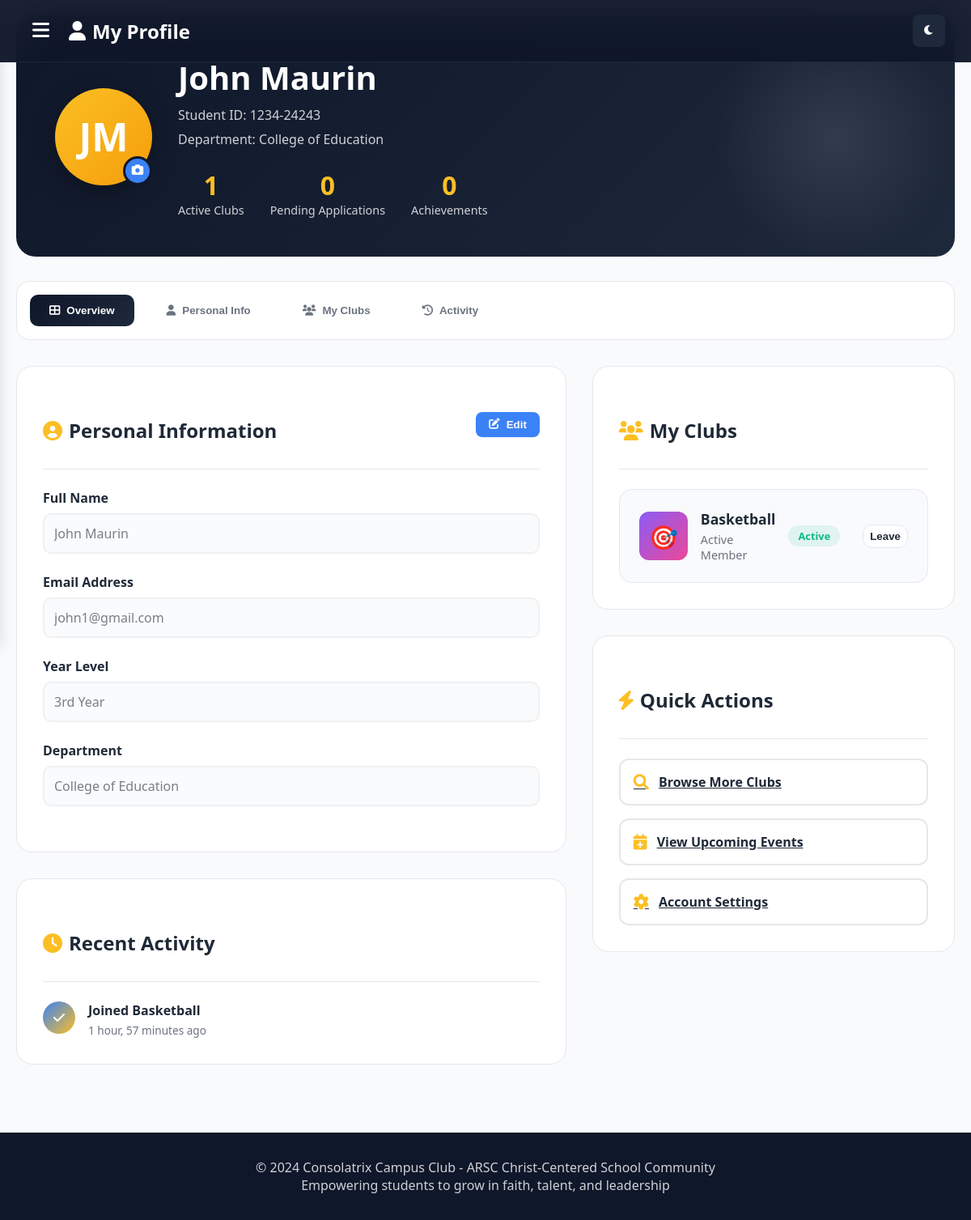
/profile/ (signed in), run on an earlier commit of the app's database.
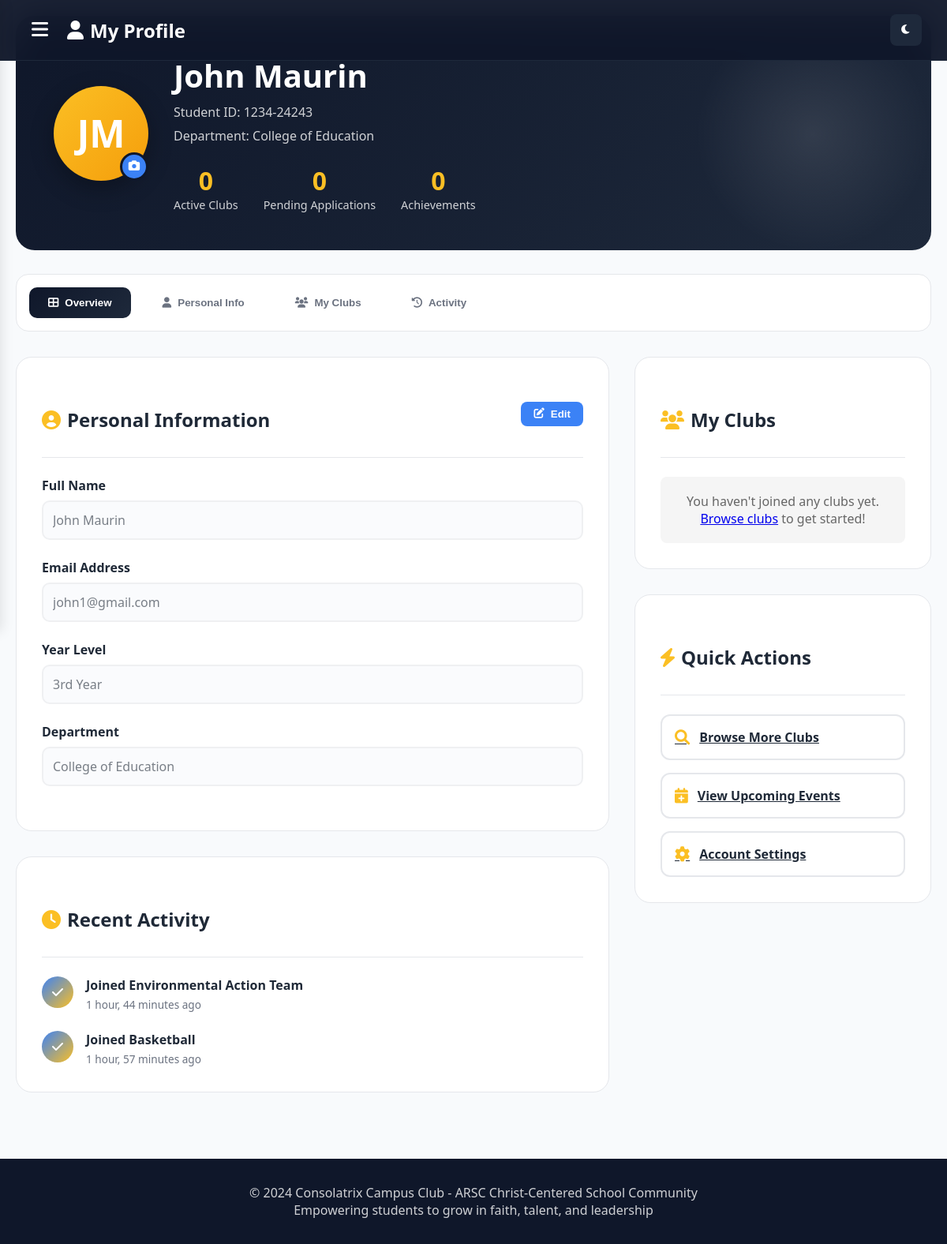
And on a later commit of the database.
### CCC/models.py (models this page shows, shortened)
class ClubApplication(models.Model):
    STATUS_PENDING = 'PENDING'
    STATUS_APPROVED = 'APPROVED'
    STATUS_REJECTED = 'REJECTED'
    STATUS_CHOICES = [
        (STATUS_PENDING, 'Pending'),
        (STATUS_APPROVED, 'Approved'),
        (STATUS_REJECTED, 'Rejected'),
    ]
    user = models.ForeignKey(
        settings.AUTH_USER_MODEL,
        on_delete=models.CASCADE,
        related_name='club_applications'
    )
    club = models.ForeignKey(Club, on_delete=models.CASCADE, related_name='applications')
    message = models.TextField(blank=True)
    status = models.CharField(
        max_length=20,
        choices=STATUS_CHOICES,
        default=STATUS_PENDING
    )
    created_at = models.DateTimeField(auto_now_add=True)
    reviewed_at = models.DateTimeField(null=True, blank=True)
    reviewer = models.ForeignKey(
        settings.AUTH_USER_MODEL,
        null=True,
        blank=True,
        on_delete=models.SET_NULL,
        related_name='reviewed_applications'
    )
    class Meta:
        unique_together = ('user', 'club')
        ordering = ['-created_at']

class Club(models.Model):
    name = models.CharField(max_length=150, unique=True)
    slug = models.SlugField(max_length=160, unique=True)
    description = models.TextField(blank=True)
    members = models.ManyToManyField(
        settings.AUTH_USER_MODEL,
        related_name='clubs',
        blank=True,
        help_text='Users who are accepted members of this club'
    )
    created_at = models.DateTimeField(auto_now_add=True)
    def member_count(self):
        return self.members.count()
    member_count.short_description = 'Members'

### CCC/views.py (the view)
# urls.py: path('profile/', views.profile, name='profile'),
@login_required
def profile(request):
    user = request.user
    active_clubs = user.clubs.all()  # uses ManyToMany related_name='clubs'
    all_apps = ClubApplication.objects.filter(user=user).select_related('club').order_by('-created_at')
    context = {
        'user': user,
        'active_clubs': active_clubs,
        'pending_applications': all_apps.filter(status=ClubApplication.STATUS_PENDING),
        'approved_applications': all_apps.filter(status=ClubApplication.STATUS_APPROVED),
        'rejected_applications': all_apps.filter(status=ClubApplication.STATUS_REJECTED),
    }
    return render(request, 'profile.html', context)

### CCC/templates/profile.html (shortened to what the changed rows need)
{% load static %}
<!DOCTYPE html>
<html lang="en">
<head>
    <link href="https://cdnjs.cloudflare.com/ajax/libs/font-awesome/6.0.0/css/all.min.css" rel="stylesheet">
</head>
<body>
    <div class="profile-container">
        <div class="profile-header">
            <div class="profile-header-content">
                <div class="profile-info">
                    <h1>{{ user.get_full_name|default:user.email }}</h1>
                    <div class="profile-stats">
                        <div class="stat-item">
                            <div class="stat-number">{{ active_clubs.count }}</div>
                            <div class="stat-label">Active Clubs</div>
                        </div>
                    </div>
                </div>
            </div>
        </div>
        <div class="tab-content active" id="overview-tab">
            <div class="profile-grid">
                <div>
                    <div class="profile-card" style="margin-top: 2rem;">
                        <div class="activity-timeline">
                            {% if approved_applications %}
                                {% for app in approved_applications|slice:":5" %}
                                <div class="activity-item">
                                    <div class="activity-icon">
                                        <i class="fas fa-check"></i>
                                    </div>
                                    <div class="activity-content">
                                        <div class="activity-title">Joined {{ app.club.name }}</div>
                                        <div class="activity-time">{{ app.reviewed_at|timesince }} ago</div>
                                    </div>
                                </div>
                                {% endfor %}
                            {% else %}
                                <p class="no-data">No recent activity</p>
                            {% endif %}
                        </div>
                    </div>
                </div>
                <div>
                    <div class="profile-card">
                        <div class="clubs-list">
                            {% if active_clubs %}
                                {% for club in active_clubs %}
                                <div class="club-item">
                                    <div class="club-icon arts">🎯</div>
                                    <div class="club-details">
                                        <div class="club-name">{{ club.name }}</div>
                                        <div class="club-role">Active Member</div>
                                    </div>
                                    <span class="club-status active">Active</span>
                                    <form class="leave-club-form" data-club-id="{{ club.id }}" style="margin-left:12px;">
                                        <button type="button" class="action-btn leave-btn" title="Leave club" style="background:#fff;border:1px solid var(--border-color);padding:6px 8px;">
                                            Leave
                                        </button>
                                    </form>
                                </div>
                                {% endfor %}
                            {% else %}
                                <p class="no-data">You haven't joined any clubs yet. <a href="{% url 'clubs' %}">Browse clubs</a> to get started!</p>
                            {% endif %}
                        </div>
                    </div>
                </div>
            </div>
        </div>
    </div>
</body>
</html>

What changed in the data, as far as the page shows it:
no longer on this page (row unchanged): Club: name "Basketball"
added ClubApplication: club.name "Environmental Action Team", reviewed_at "1 hour, 44 minutes"
Also different on the page:
{{ active_clubs.count }}: "1" → "0"
text now shown: "You haven't joined any clubs yet. Browse clubs to get started!"
